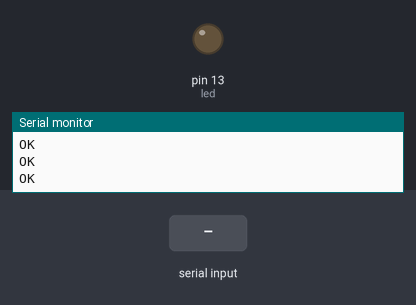
This sketch was run on a simulated Arduino Uno, built with avr-gcc and run on an emulated ATmega328P. On the bench: output pins drawn as LEDs (lit = HIGH), the last lines printed to the serial monitor. The test bench sets the inputs (shaded band). No radio packets arrive unless stated; the modem accepts every AT command (registered, SIM ready, sends succeed) and sends nothing else.

Above: at 5.9 s.
6.0 s: "GPS" received over the second serial link
At 7.9 s:
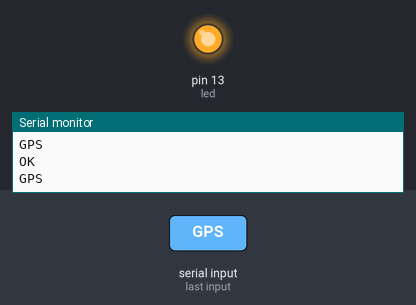
Timing chart, 0 to 9.4 s (numbered marks = the images above; inputs shaded):
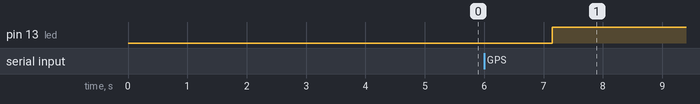

Measured:
- after the input at 6.0 s, pin 13 (led): LOW → HIGH after 1.1 s

The sketch:

WEARABLE_TRACKING_DEVICE.ino
```cpp
#include <RH_ASK.h>
#include <SPI.h>
#include <SoftwareSerial.h>
SoftwareSerial sim808(3, 2);
RH_ASK driver;
char phone_no[] = " "; // insert the phone number of the receiver inside the quotations
String data[5];
#define DEBUG true
String state, timegps, latitude, longitude, textMessage;
const int led = 13;
void setup()
{
sim808.begin(9600);
Serial.begin(9600);
delay(50);
sim808.print("AT\r");
delay(100);
sim808.print("ATE0\r");
delay(400);
sim808.print("AT+CMGF=1\r");
delay(400);
sim808.print("AT+CMGD=1,4\r");
delay(400);
sim808.print("AT+CNMI=1,2,0,0,0\r");
delay(100);
sendData("AT+CGNSPWR=1", 1000, DEBUG);
delay(50);
sendData("AT+CGNSSEQ=RMC", 1000, DEBUG);


sendTabData("AT+CGNSINF", 1000, DEBUG);


delay(150);
pinMode(led, OUTPUT);
digitalWrite(led, LOW);
if (!driver.init())
Serial.println("rf driver init failed");
}
void loop()
{
transmitter();

sim808.print("AT+CNMI=1,2,0,0,0\r");
delay(100);
if (sim808.available() > 0)
  {
    textMessage = sim808.readString();
    Serial.print(textMessage);
    delay(10);
  }
if (textMessage.indexOf("GPS") >= 0)
  {
    digitalWrite(led, HIGH);
    Serial.println("GPS");
   Send_SMS();

  }
}
void transmitter()
{
  const char *msg = "0123456789";
  driver.send((uint8_t *)msg, strlen(msg));
  driver.waitPacketSent();


  sendTabData("AT+CGNSINF", 1000, DEBUG);


  delay(200);
}

void Send_SMS()
{
      sendTabData("AT+CGNSINF", 1000, DEBUG);
    if (state != 0)
      {
        Serial.println("State :" + state);
        Serial.println("Time :" + timegps);
        Serial.println("Latitude :" + latitude);
        Serial.println("Longitude :" + longitude);
        sim808.print("AT+CMGS=\"");

        sim808.print(phone_no);
        sim808.println("\"");
        delay(300);
        sim808.print("http://maps.google.com/maps?q=");
        sim808.print(latitude);
        sim808.print(",");
        sim808.print (longitude);
        delay(200);
        sim808.println((char)26);
        delay(200);
        sim808.println();
        delay(20000);
        sim808.flush();
      }
        else
        {
           Serial.println("GPS Initializing…");
        }
}

void sendTabData(String command , const int timeout , boolean debug)
{
  sim808.println(command);
  long int time = millis();
  int i = 0;
  while ((time + timeout) > millis())
  {
      while (sim808.available())
    {
        char c = sim808.read();
        if (c != ',')
      {
        data[i] += c;
        delay(100);
      }
        else
      {
        i++;
      }
        if (i == 5)
      {
        delay(100);
        goto exitL;
      }
    }
  }
  exitL:
  if (debug)
  {
  state = data[1];
  timegps = data[2];
  latitude = data[3];
  longitude = data[4];

  }
}

String sendData (String command , const int timeout , boolean debug)
{
  String response = "";
  sim808.println(command);
  long int time = millis();
  int i = 0;
  while ( (time + timeout ) > millis())
  {
      while (sim808.available())
    {
      char c = sim808.read();
      response += c;
    }
  }
    if (debug)
  {
    Serial.print(response);
  }
  return response;
}
```
